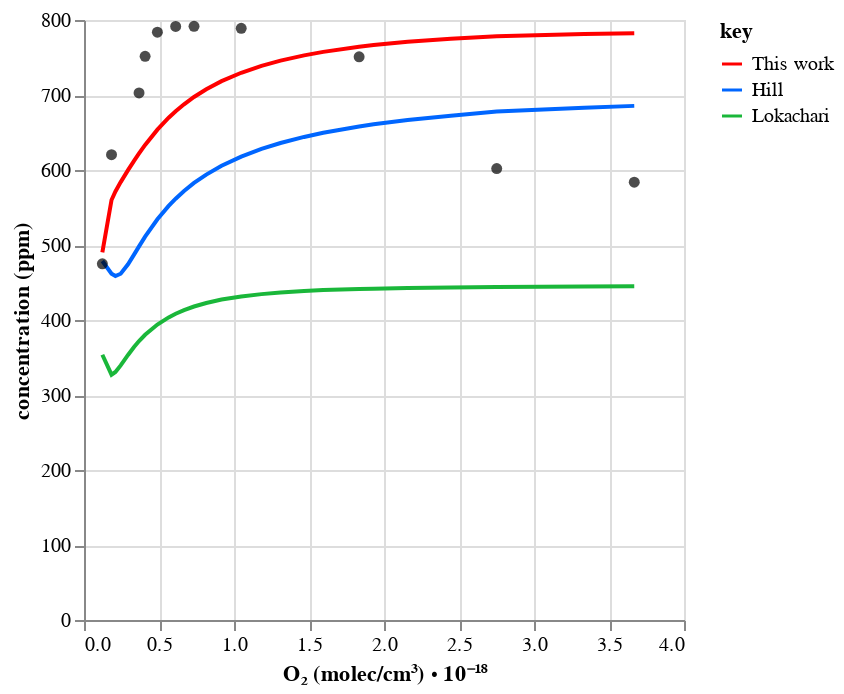
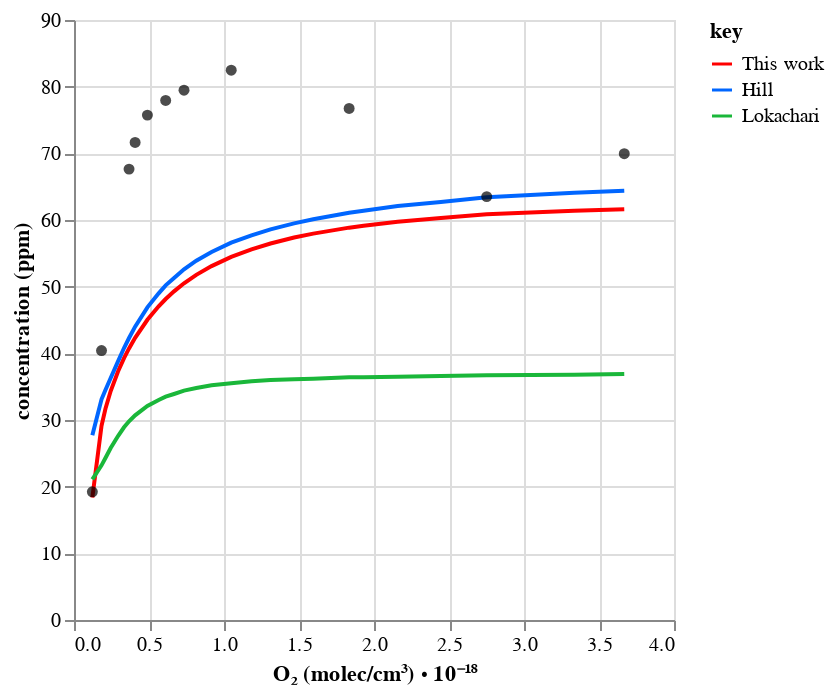
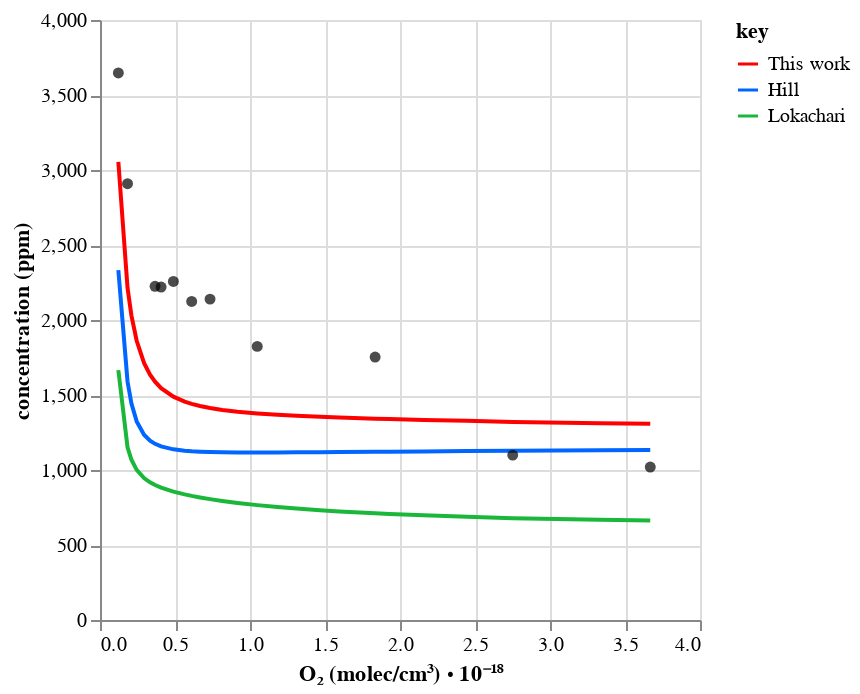
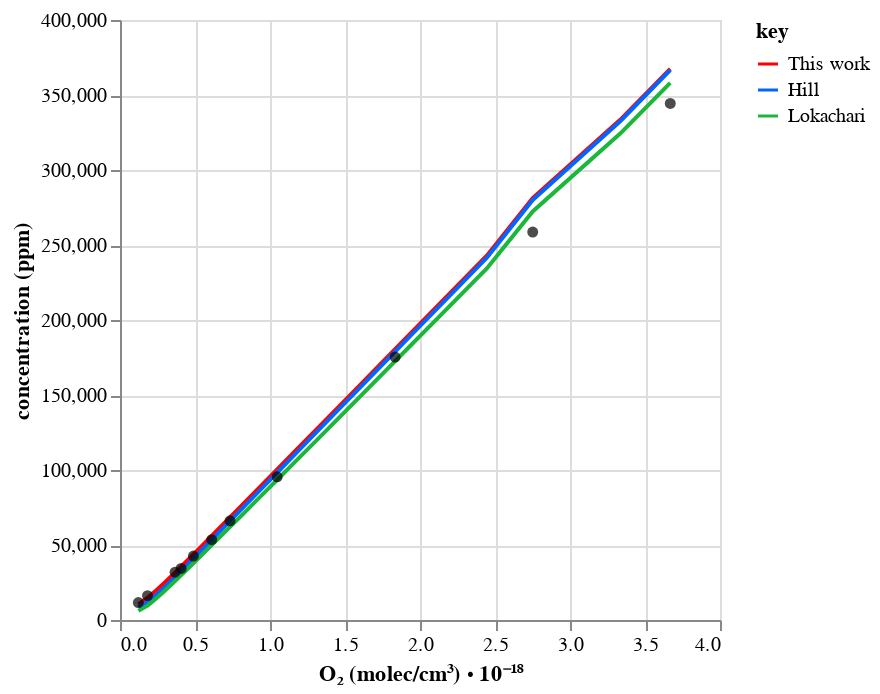

Notebook source saved alongside these figures, in order:
### Code cell
from util import p_

import automech

# Plot
chart_dct = workflow.plot_simulation(
    tag=tag,
    x_col="O2_molecules",
    root_path=root_path,
    line_source_=["Hill", "Lokachari"],
    point_source="Experiment",
    control=False,
)
mech = automech.io.read(
    p_.full_calculated_mechanism(tag, "json", path=p_.data(root_path))
)
for name, chart in chart_dct.items():
    automech.display_species(mech, [name])
    chart.show()

### Figure 1 — Vega-Lite specification as saved in the notebook (floating-point values rounded to 4 significant figures)
{"config": {"view": {"continuousWidth": 300, "continuousHeight": 300}}, "layer": [{"data": {"name": "data-dc84b5edb27f5eb10fcef589feab812b"}, "mark": {"type": "line"}, "encoding": {"color": {"field": "key", "scale": {"domain": ["This work", "Hill", "Lokachari"], "range": ["#ff0000", "#0066ff", "#1ab73a"]}, "type": "nominal"}, "x": {"field": "O2_molecules", "title": "O₂ (molec/cm³) ⋅ 10⁻¹⁸", "type": "quantitative"}, "y": {"field": "value", "title": "concentration (ppm)", "type": "quantitative"}}, "transform": [{"fold": ["This work", "Hill", "Lokachari"]}]}, {"data": {"name": "data-4b82953d89d4de3f4f86e035719410fe"}, "mark": {"type": "circle"}, "encoding": {"color": {"value": "black"}, "x": {"field": "O2_molecules", "type": "quantitative"}, "y": {"field": "Experiment", "type": "quantitative"}}}], "$schema": "https://vega.github.io/schema/vega-lite/v5.20.1.json", "datasets": {"data-dc84b5edb27f5eb10fcef589feab812b": [{"O2_molecules": 3.668, "This work": 782.4, "Hill": 685.5, "Lokachari": 445.1}, {"O2_molecules": 3.335, "This work": 781.3, "Hill": 683.1, "Lokachari": 444.6}, {"O2_molecules": 2.751, "This work": 778.4, "Hill": 677.9, "Lokachari": 444.0}, {"O2_molecules": 2.446, "This work": 774.9, "Hill": 672.3, "Lokachari": 443.3}, {"O2_molecules": 2.158, "This work": 770.9, "Hill": 666.6, "Lokachari": 442.6}, {"O2_molecules": 1.931, "This work": 766.6, "Hill": 660.9, "Lokachari": 441.8}, {"O2_molecules": 1.834, "This work": 764.4, "Hill": 658.0, "Lokachari": 441.4}, {"O2_molecules": 1.595, "This work": 757.5, "Hill": 649.6, "Lokachari": 439.9}, {"O2_molecules": 1.467, "This work": 752.9, "Hill": 644.1, "Lokachari": 438.7}, {"O2_molecules": 1.31, "This work": 745.9, "Hill": 636.0, "Lokachari": 436.7}, {"O2_molecules": 1.183, "This work": 738.9, "Hill": 628.1, "Lokachari": 434.5}, {"O2_molecules": 1.048, "This work": 729.6, "Hill": 617.9, "Lokachari": 431.3}, {"O2_molecules": 0.9171, "This work": 718.4, "Hill": 605.6, "Lokachari": 427.3}, {"O2_molecules": 0.8152, "This work": 707.7, "Hill": 593.9, "Lokachari": 422.7}, {"O2_molecules": 0.7335, "This work": 697.4, "Hill": 582.7, "Lokachari": 418.0}, {"O2_molecules": 0.667, "This work": 687.6, "Hill": 572.0, "Lokachari": 413.2}, {"O2_molecules": 0.6112, "This work": 678.4, "Hill": 561.8, "Lokachari": 408.3}, {"O2_molecules": 0.5644, "This work": 669.7, "Hill": 552.1, "Lokachari": 403.5}, {"O2_molecules": 0.4893, "This work": 653.8, "Hill": 534.3, "Lokachari": 393.9}, {"O2_molecules": 0.4074, "This work": 633.5, "Hill": 511.1, "Lokachari": 380.3}, {"O2_molecules": 0.367, "This work": 622.1, "Hill": 498.2, "Lokachari": 371.9}, {"O2_molecules": 0.3335, "This work": 612.2, "Hill": 487.2, "Lokachari": 364.0}, {"O2_molecules": 0.2935, "This work": 599.8, "Hill": 474.3, "Lokachari": 353.4}, {"O2_molecules": 0.2446, "This work": 583.9, "Hill": 461.7, "Lokachari": 339.5}, {"O2_molecules": 0.2096, "This work": 571.5, "Hill": 458.6, "Lokachari": 330.7}, {"O2_molecules": 0.1835, "This work": 560.0, "Hill": 461.8, "Lokachari": 327.1}, {"O2_molecules": 0.1223, "This work": 490.1, "Hill": 478.7, "Lokachari": 353.7}], "data-4b82953d89d4de3f4f86e035719410fe": [{"O2_molecules": 0.1223, "Experiment": 475.0}, {"O2_molecules": 0.1835, "Experiment": 620.4}, {"O2_molecules": 0.367, "Experiment": 702.8}, {"O2_molecules": 0.4074, "Experiment": 751.5}, {"O2_molecules": 0.4893, "Experiment": 783.7}, {"O2_molecules": 0.6112, "Experiment": 791.4}, {"O2_molecules": 0.7335, "Experiment": 791.6}, {"O2_molecules": 1.048, "Experiment": 788.9}, {"O2_molecules": 1.834, "Experiment": 751.0}, {"O2_molecules": 2.751, "Experiment": 602.0}, {"O2_molecules": 3.668, "Experiment": 583.8}]}}

### Figure 2 — Vega-Lite specification as saved in the notebook (floating-point values rounded to 4 significant figures)
{"config": {"view": {"continuousWidth": 300, "continuousHeight": 300}}, "layer": [{"data": {"name": "data-43ebf33f9260e268cf73004931645c9b"}, "mark": {"type": "line"}, "encoding": {"color": {"field": "key", "scale": {"domain": ["This work", "Hill", "Lokachari"], "range": ["#ff0000", "#0066ff", "#1ab73a"]}, "type": "nominal"}, "x": {"field": "O2_molecules", "title": "O₂ (molec/cm³) ⋅ 10⁻¹⁸", "type": "quantitative"}, "y": {"field": "value", "title": "concentration (ppm)", "type": "quantitative"}}, "transform": [{"fold": ["This work", "Hill", "Lokachari"]}]}, {"data": {"name": "data-cf989b38a5c47983aff418ceb98a0330"}, "mark": {"type": "circle"}, "encoding": {"color": {"value": "black"}, "x": {"field": "O2_molecules", "type": "quantitative"}, "y": {"field": "Experiment", "type": "quantitative"}}}], "$schema": "https://vega.github.io/schema/vega-lite/v5.20.1.json", "datasets": {"data-43ebf33f9260e268cf73004931645c9b": [{"O2_molecules": 3.668, "This work": 61.62, "Hill": 64.4, "Lokachari": 36.9}, {"O2_molecules": 3.335, "This work": 61.38, "Hill": 64.1, "Lokachari": 36.8}, {"O2_molecules": 2.751, "This work": 60.86, "Hill": 63.4, "Lokachari": 36.7}, {"O2_molecules": 2.446, "This work": 60.31, "Hill": 62.7, "Lokachari": 36.6}, {"O2_molecules": 2.158, "This work": 59.74, "Hill": 62.1, "Lokachari": 36.5}, {"O2_molecules": 1.931, "This work": 59.15, "Hill": 61.4, "Lokachari": 36.4}, {"O2_molecules": 1.834, "This work": 58.85, "Hill": 61.1, "Lokachari": 36.4}, {"O2_molecules": 1.595, "This work": 57.96, "Hill": 60.1, "Lokachari": 36.2}, {"O2_molecules": 1.467, "This work": 57.37, "Hill": 59.5, "Lokachari": 36.1}, {"O2_molecules": 1.31, "This work": 56.48, "Hill": 58.6, "Lokachari": 36.0}, {"O2_molecules": 1.183, "This work": 55.61, "Hill": 57.7, "Lokachari": 35.8}, {"O2_molecules": 1.048, "This work": 54.47, "Hill": 56.6, "Lokachari": 35.5}, {"O2_molecules": 0.9171, "This work": 53.09, "Hill": 55.2, "Lokachari": 35.2}, {"O2_molecules": 0.8152, "This work": 51.77, "Hill": 53.9, "Lokachari": 34.8}, {"O2_molecules": 0.7335, "This work": 50.5, "Hill": 52.6, "Lokachari": 34.4}, {"O2_molecules": 0.667, "This work": 49.3, "Hill": 51.3, "Lokachari": 33.9}, {"O2_molecules": 0.6112, "This work": 48.15, "Hill": 50.2, "Lokachari": 33.5}, {"O2_molecules": 0.5644, "This work": 47.06, "Hill": 49.0, "Lokachari": 33.0}, {"O2_molecules": 0.4893, "This work": 45.03, "Hill": 46.9, "Lokachari": 32.1}, {"O2_molecules": 0.4074, "This work": 42.33, "Hill": 44.0, "Lokachari": 30.7}, {"O2_molecules": 0.367, "This work": 40.73, "Hill": 42.3, "Lokachari": 29.8}, {"O2_molecules": 0.3335, "This work": 39.27, "Hill": 40.8, "Lokachari": 28.9}, {"O2_molecules": 0.2935, "This work": 37.28, "Hill": 38.8, "Lokachari": 27.6}, {"O2_molecules": 0.2446, "This work": 34.35, "Hill": 36.3, "Lokachari": 25.8}, {"O2_molecules": 0.2096, "This work": 31.69, "Hill": 34.5, "Lokachari": 24.3}, {"O2_molecules": 0.1835, "This work": 29.12, "Hill": 33.1, "Lokachari": 23.2}, {"O2_molecules": 0.1223, "This work": 18.37, "Hill": 27.7, "Lokachari": 21.1}], "data-cf989b38a5c47983aff418ceb98a0330": [{"O2_molecules": 0.1223, "Experiment": 19.23}, {"O2_molecules": 0.1835, "Experiment": 40.42}, {"O2_molecules": 0.367, "Experiment": 67.63}, {"O2_molecules": 0.4074, "Experiment": 71.63}, {"O2_molecules": 0.4893, "Experiment": 75.73}, {"O2_molecules": 0.6112, "Experiment": 77.94}, {"O2_molecules": 0.7335, "Experiment": 79.47}, {"O2_molecules": 1.048, "Experiment": 82.48}, {"O2_molecules": 1.834, "Experiment": 76.73}, {"O2_molecules": 2.751, "Experiment": 63.51}, {"O2_molecules": 3.668, "Experiment": 69.95}]}}

### Figure 3 — Vega-Lite specification as saved in the notebook (floating-point values rounded to 4 significant figures)
{"config": {"view": {"continuousWidth": 300, "continuousHeight": 300}}, "layer": [{"data": {"name": "data-051c414f9c53af25ccf715e8e390f6d8"}, "mark": {"type": "line"}, "encoding": {"color": {"field": "key", "scale": {"domain": ["This work", "Hill", "Lokachari"], "range": ["#ff0000", "#0066ff", "#1ab73a"]}, "type": "nominal"}, "x": {"field": "O2_molecules", "title": "O₂ (molec/cm³) ⋅ 10⁻¹⁸", "type": "quantitative"}, "y": {"field": "value", "title": "concentration (ppm)", "type": "quantitative"}}, "transform": [{"fold": ["This work", "Hill", "Lokachari"]}]}, {"data": {"name": "data-606825c1a155d8d5877d27170cd1d91f"}, "mark": {"type": "circle"}, "encoding": {"color": {"value": "black"}, "x": {"field": "O2_molecules", "type": "quantitative"}, "y": {"field": "Experiment", "type": "quantitative"}}}], "$schema": "https://vega.github.io/schema/vega-lite/v5.20.1.json", "datasets": {"data-051c414f9c53af25ccf715e8e390f6d8": [{"O2_molecules": 3.668, "This work": 1308.0, "Hill": 1134.0, "Lokachari": 663.2}, {"O2_molecules": 3.335, "This work": 1312.0, "Hill": 1132.0, "Lokachari": 668.1}, {"O2_molecules": 2.751, "This work": 1321.0, "Hill": 1129.0, "Lokachari": 678.2}, {"O2_molecules": 2.446, "This work": 1328.0, "Hill": 1126.0, "Lokachari": 688.1}, {"O2_molecules": 2.158, "This work": 1334.0, "Hill": 1124.0, "Lokachari": 697.7}, {"O2_molecules": 1.931, "This work": 1340.0, "Hill": 1122.0, "Lokachari": 706.9}, {"O2_molecules": 1.834, "This work": 1342.0, "Hill": 1121.0, "Lokachari": 711.3}, {"O2_molecules": 1.595, "This work": 1350.0, "Hill": 1120.0, "Lokachari": 723.9}, {"O2_molecules": 1.467, "This work": 1355.0, "Hill": 1119.0, "Lokachari": 731.8}, {"O2_molecules": 1.31, "This work": 1362.0, "Hill": 1118.0, "Lokachari": 742.8}, {"O2_molecules": 1.183, "This work": 1368.0, "Hill": 1117.0, "Lokachari": 753.1}, {"O2_molecules": 1.048, "This work": 1377.0, "Hill": 1117.0, "Lokachari": 765.8}, {"O2_molecules": 0.9171, "This work": 1389.0, "Hill": 1117.0, "Lokachari": 780.7}, {"O2_molecules": 0.8152, "This work": 1401.0, "Hill": 1118.0, "Lokachari": 793.7}, {"O2_molecules": 0.7335, "This work": 1413.0, "Hill": 1120.0, "Lokachari": 805.7}, {"O2_molecules": 0.667, "This work": 1427.0, "Hill": 1122.0, "Lokachari": 816.9}, {"O2_molecules": 0.6112, "This work": 1441.0, "Hill": 1125.0, "Lokachari": 827.3}, {"O2_molecules": 0.5644, "This work": 1456.0, "Hill": 1129.0, "Lokachari": 837.3}, {"O2_molecules": 0.4893, "This work": 1489.0, "Hill": 1138.0, "Lokachari": 856.0}, {"O2_molecules": 0.4074, "This work": 1546.0, "Hill": 1157.0, "Lokachari": 882.6}, {"O2_molecules": 0.367, "This work": 1589.0, "Hill": 1174.0, "Lokachari": 900.1}, {"O2_molecules": 0.3335, "This work": 1636.0, "Hill": 1195.0, "Lokachari": 918.0}, {"O2_molecules": 0.2935, "This work": 1714.0, "Hill": 1235.0, "Lokachari": 946.5}, {"O2_molecules": 0.2446, "This work": 1861.0, "Hill": 1324.0, "Lokachari": 1001.0}, {"O2_molecules": 0.2096, "This work": 2030.0, "Hill": 1443.0, "Lokachari": 1068.0}, {"O2_molecules": 0.1835, "This work": 2215.0, "Hill": 1590.0, "Lokachari": 1152.0}, {"O2_molecules": 0.1223, "This work": 3054.0, "Hill": 2332.0, "Lokachari": 1666.0}], "data-606825c1a155d8d5877d27170cd1d91f": [{"O2_molecules": 0.1223, "Experiment": 3647.0}, {"O2_molecules": 0.1835, "Experiment": 2909.0}, {"O2_molecules": 0.367, "Experiment": 2224.0}, {"O2_molecules": 0.4074, "Experiment": 2219.0}, {"O2_molecules": 0.4893, "Experiment": 2257.0}, {"O2_molecules": 0.6112, "Experiment": 2124.0}, {"O2_molecules": 0.7335, "Experiment": 2139.0}, {"O2_molecules": 1.048, "Experiment": 1824.0}, {"O2_molecules": 1.834, "Experiment": 1753.0}, {"O2_molecules": 2.751, "Experiment": 1099.0}, {"O2_molecules": 3.668, "Experiment": 1020.0}]}}

### Figure 4 — Vega-Lite specification as saved in the notebook (floating-point values rounded to 4 significant figures)
{"config": {"view": {"continuousWidth": 300, "continuousHeight": 300}}, "layer": [{"data": {"name": "data-268e189702fd8b29869ca29d2b3d664d"}, "mark": {"type": "line"}, "encoding": {"color": {"field": "key", "scale": {"domain": ["This work", "Hill", "Lokachari"], "range": ["#ff0000", "#0066ff", "#1ab73a"]}, "type": "nominal"}, "x": {"field": "O2_molecules", "title": "O₂ (molec/cm³) ⋅ 10⁻¹⁸", "type": "quantitative"}, "y": {"field": "value", "title": "concentration (ppm)", "type": "quantitative"}}, "transform": [{"fold": ["This work", "Hill", "Lokachari"]}]}, {"data": {"name": "data-4f60414b0447b4760dfa64ac80029129"}, "mark": {"type": "circle"}, "encoding": {"color": {"value": "black"}, "x": {"field": "O2_molecules", "type": "quantitative"}, "y": {"field": "Experiment", "type": "quantitative"}}}], "$schema": "https://vega.github.io/schema/vega-lite/v5.20.1.json", "datasets": {"data-268e189702fd8b29869ca29d2b3d664d": [{"O2_molecules": 3.668, "This work": 367500.0, "Hill": 366600.0, "Lokachari": 358100.0}, {"O2_molecules": 3.335, "This work": 333500.0, "Hill": 332500.0, "Lokachari": 324300.0}, {"O2_molecules": 2.751, "This work": 281200.0, "Hill": 280100.0, "Lokachari": 272400.0}, {"O2_molecules": 2.446, "This work": 242800.0, "Hill": 241600.0, "Lokachari": 234300.0}, {"O2_molecules": 2.158, "This work": 213500.0, "Hill": 212100.0, "Lokachari": 205300.0}, {"O2_molecules": 1.931, "This work": 190400.0, "Hill": 188900.0, "Lokachari": 182300.0}, {"O2_molecules": 1.834, "This work": 180500.0, "Hill": 179000.0, "Lokachari": 172600.0}, {"O2_molecules": 1.595, "This work": 156100.0, "Hill": 154500.0, "Lokachari": 148500.0}, {"O2_molecules": 1.467, "This work": 143100.0, "Hill": 141400.0, "Lokachari": 135600.0}, {"O2_molecules": 1.31, "This work": 127100.0, "Hill": 125300.0, "Lokachari": 119800.0}, {"O2_molecules": 1.183, "This work": 114200.0, "Hill": 112200.0, "Lokachari": 107100.0}, {"O2_molecules": 1.048, "This work": 100400.0, "Hill": 98340.0, "Lokachari": 93490.0}, {"O2_molecules": 0.9171, "This work": 87080.0, "Hill": 84880.0, "Lokachari": 80370.0}, {"O2_molecules": 0.8152, "This work": 76710.0, "Hill": 74400.0, "Lokachari": 70180.0}, {"O2_molecules": 0.7335, "This work": 68420.0, "Hill": 66020.0, "Lokachari": 62060.0}, {"O2_molecules": 0.667, "This work": 61650.0, "Hill": 59170.0, "Lokachari": 55420.0}, {"O2_molecules": 0.6112, "This work": 56010.0, "Hill": 53460.0, "Lokachari": 49910.0}, {"O2_molecules": 0.5644, "This work": 51260.0, "Hill": 48640.0, "Lokachari": 45260.0}, {"O2_molecules": 0.4893, "This work": 43680.0, "Hill": 40950.0, "Lokachari": 37850.0}, {"O2_molecules": 0.4074, "This work": 35550.0, "Hill": 32680.0, "Lokachari": 29900.0}, {"O2_molecules": 0.367, "This work": 31540.0, "Hill": 28610.0, "Lokachari": 25960.0}, {"O2_molecules": 0.3335, "This work": 28310.0, "Hill": 25330.0, "Lokachari": 22780.0}, {"O2_molecules": 0.2935, "This work": 24490.0, "Hill": 21480.0, "Lokachari": 19020.0}, {"O2_molecules": 0.2446, "This work": 19990.0, "Hill": 17030.0, "Lokachari": 14590.0}, {"O2_molecules": 0.2096, "This work": 16950.0, "Hill": 14120.0, "Lokachari": 11620.0}, {"O2_molecules": 0.1835, "This work": 14790.0, "Hill": 12170.0, "Lokachari": 9588.0}, {"O2_molecules": 0.1223, "This work": 10350.0, "Hill": 8577.0, "Lokachari": 6140.0}], "data-4f60414b0447b4760dfa64ac80029129": [{"O2_molecules": 0.1223, "Experiment": 11610.0}, {"O2_molecules": 0.1835, "Experiment": 16260.0}, {"O2_molecules": 0.367, "Experiment": 31840.0}, {"O2_molecules": 0.4074, "Experiment": 34350.0}, {"O2_molecules": 0.4893, "Experiment": 42620.0}, {"O2_molecules": 0.6112, "Experiment": 53550.0}, {"O2_molecules": 0.7335, "Experiment": 66130.0}, {"O2_molecules": 1.048, "Experiment": 95480.0}, {"O2_molecules": 1.834, "Experiment": 175300.0}, {"O2_molecules": 2.751, "Experiment": 258700.0}, {"O2_molecules": 3.668, "Experiment": 344400.0}]}}
